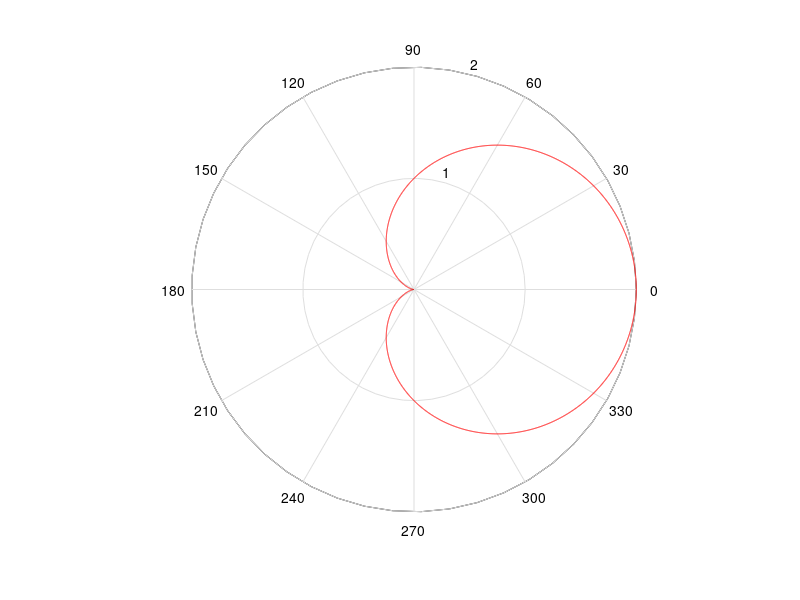

This chart was generated by the following MATLAB code: (Note: this script raises an error after producing the figure.)
clear
clc
x = 0:0.001:2*pi;
y = 1 + cos(x);
polar(x, y, 'r')
m = moviein(15);
for i = 1:15
    view(-37.5+24*(i-1),60)
    m(:,i) = getframe;
    pause(0.2);
end
movie(m)
